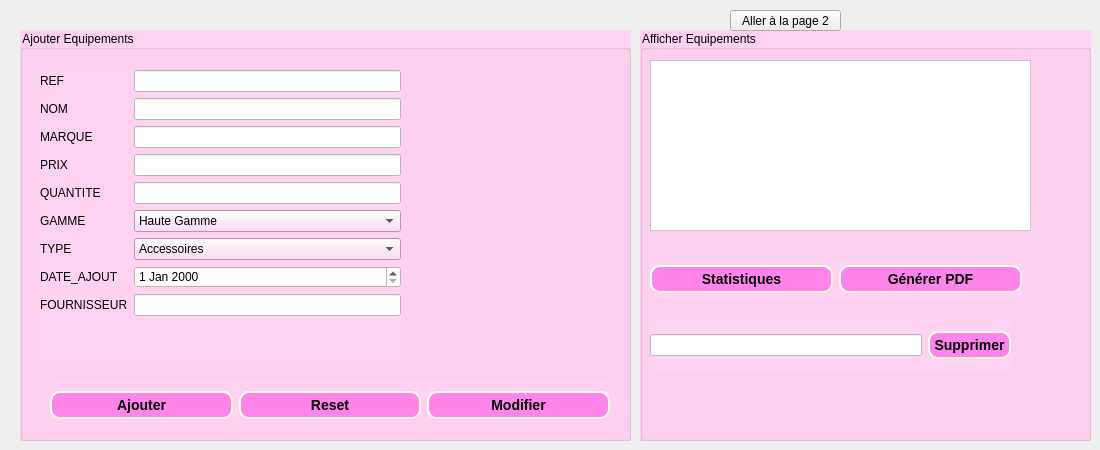
           <widget class="QWidget" name="page">
            <widget class="QGroupBox" name="groupBox_2">
             <property name="geometry">
              <rect>
               <x>20</x>
               <y>30</y>
               <width>611</width>
               <height>411</height>
              </rect>
             </property>
             <property name="styleSheet">
              <string notr="true">background-color: rgb(255, 210, 241);
font: 10pt &quot;MS Shell Dlg 2&quot;;</string>
             </property>
             <property name="title">
              <string>Ajouter Equipements</string>
             </property>
             <widget class="QWidget" name="formLayoutWidget">
              <property name="geometry">
               <rect>
                <x>20</x>
                <y>40</y>
                <width>361</width>
                <height>291</height>
               </rect>
              </property>
              <layout class="QFormLayout" name="formLayout">
               <item row="0" column="0">
                <widget class="QLabel" name="label">
                 <property name="text">
                  <string>REF</string>
                 </property>
                </widget>
               </item>
               <item row="8" column="0">
                <widget class="QLabel" name="label_2">
                 <property name="text">
                  <string>FOURNISSEUR</string>
                 </property>
                </widget>
               </item>
               <item row="1" column="0">
                <widget class="QLabel" name="label_3">
                 <property name="text">
                  <string>NOM</string>
                 </property>
                </widget>
               </item>
               <item row="2" column="0">
                <widget class="QLabel" name="label_4">
                 <property name="text">
                  <string>MARQUE</string>
                 </property>
                </widget>
               </item>
               <item row="3" column="0">
                <widget class="QLabel" name="label_5">
                 <property name="text">
                  <string>PRIX</string>
                 </property>
                </widget>
               </item>
               <item row="4" column="0">
                <widget class="QLabel" name="label_6">
                 <property name="text">
                  <string>QUANTITE</string>
                 </property>
                </widget>
               </item>
               <item row="5" column="0">
                <widget class="QLabel" name="label_7">
                 <property name="text">
                  <string>GAMME</string>
                 </property>
                </widget>
               </item>
               <item row="6" column="0">
                <widget class="QLabel" name="label_8">
                 <property name="text">
                  <string>TYPE</string>
                 </property>
                </widget>
               </item>
               <item row="7" column="0">
                <widget class="QLabel" name="label_9">
                 <property name="text">
                  <string>DATE_AJOUT</string>
                 </property>
                </widget>
               </item>
               <item row="0" column="1">
                <widget class="QLineEdit" name="ld_refE">
                 <property name="styleSheet">
                  <string notr="true">background-color:rgb(255, 255, 255);</string>
                 </property>
                </widget>
               </item>
               <item row="1" column="1">
                <widget class="QLineEdit" name="ld_nomE">
                 <property name="styleSheet">
                  <string notr="true">background-color:rgb(255, 255, 255);</string>
                 </property>
                </widget>
               </item>
               <item row="2" column="1">
                <widget class="QLineEdit" name="ld_marqueE">
                 <property name="styleSheet">
                  <string notr="true">background-color:rgb(255, 255, 255);</string>
                 </property>
                </widget>
               </item>
               <item row="3" column="1">
                <widget class="QLineEdit" name="ld_prixE">
                 <property name="styleSheet">
                  <string notr="true">background-color:rgb(255, 255, 255);</string>
                 </property>
                </widget>
               </item>
               <item row="4" column="1">
                <widget class="QLineEdit" name="ld_quantiteE">
                 <property name="styleSheet">
                  <string notr="true">background-color:rgb(255, 255, 255);</string>
                 </property>
                </widget>
               </item>
               <item row="8" column="1">
                <widget class="QLineEdit" name="ld_fournisseurE">
                 <property name="styleSheet">
                  <string notr="true">background-color:rgb(255, 255, 255);</string>
                 </property>
                </widget>
               </item>
               <item row="5" column="1">
                <widget class="QComboBox" name="cb_gammeE">
                 <property name="palette">
                  <palette>
                   <active>
                    <colorrole role="WindowText">
                     <brush brushstyle="SolidPattern">
                      <color alpha="255">
                       <red>0</red>
                       <green>0</green>
                       <blue>0</blue>
                      </color>
                     </brush>
                    </colorrole>
                    <colorrole role="Button">
                     <brush brushstyle="SolidPattern">
                      <color alpha="255">
                       <red>255</red>
                       <green>210</green>
                       <blue>241</blue>
                      </color>
                     </brush>
                    </colorrole>
                    <colorrole role="Light">
                     <brush brushstyle="SolidPattern">
                      <color alpha="255">
                       <red>255</red>
                       <green>255</green>
                       <blue>255</blue>
                      </color>
                     </brush>
                    </colorrole>
                    <colorrole role="Midlight">
                     <brush brushstyle="SolidPattern">
                      <color alpha="255">
                       <red>255</red>
                       <green>212</green>
                       <blue>255</blue>
                      </color>
                     </brush>
                    </colorrole>
                    <colorrole role="Dark">
                     <brush brushstyle="SolidPattern">
                      <color alpha="255">
                       <red>127</red>
                       <green>85</green>
                       <blue>127</blue>
                      </color>
                     </brush>
                    </colorrole>
                    <colorrole role="Mid">
                     <brush brushstyle="SolidPattern">
                      <color alpha="255">
                       <red>170</red>
                       <green>113</green>
                       <blue>170</blue>
                      </color>
                     </brush>
                    </colorrole>
                    <colorrole role="Text">
                     <brush brushstyle="SolidPattern">
                      <color alpha="255">
                       <red>0</red>
                       <green>0</green>
                       <blue>0</blue>
                      </color>
                     </brush>
                    </colorrole>
                    <colorrole role="BrightText">
                     <brush brushstyle="SolidPattern">
                      <color alpha="255">
                       <red>255</red>
                       <green>255</green>
                       <blue>255</blue>
                      </color>
                     </brush>
                    </colorrole>
                    <colorrole role="ButtonText">
                     <brush brushstyle="SolidPattern">
                      <color alpha="255">
                       <red>0</red>
                       <green>0</green>
                       <blue>0</blue>
                      </color>
                     </brush>
                    </colorrole>
                    <colorrole role="Base">
                     <brush brushstyle="SolidPattern">
                      <color alpha="255">
                       <red>255</red>
                       <green>210</green>
                       <blue>241</blue>
                      </color>
                     </brush>
                    </colorrole>
                    <colorrole role="Window">
                     <brush brushstyle="SolidPattern">
                      <color alpha="255">
                       <red>255</red>
                       <green>210</green>
                       <blue>241</blue>
                      </color>
                     </brush>
                    </colorrole>
                    <colorrole role="Shadow">
                     <brush brushstyle="SolidPattern">
                      <color alpha="255">
                       <red>0</red>
                       <green>0</green>
                       <blue>0</blue>
                      </color>
                     </brush>
                    </colorrole>
                    <colorrole role="AlternateBase">
                     <brush brushstyle="SolidPattern">
                      <color alpha="255">
                       <red>255</red>
                       <green>212</green>
                       <blue>255</blue>
                      </color>
                     </brush>
                    </colorrole>
                    <colorrole role="ToolTipBase">
                     <brush brushstyle="SolidPattern">
                      <color alpha="255">
                       <red>255</red>
                       <green>255</green>
                       <blue>220</blue>
                      </color>
                     </brush>
                    </colorrole>
                    <colorrole role="ToolTipText">
                     <brush brushstyle="SolidPattern">
                      <color alpha="255">
                       <red>0</red>
                       <green>0</green>
                       <blue>0</blue>
                      </color>
                     </brush>
                    </colorrole>
                    <colorrole role="PlaceholderText">
                     <brush brushstyle="SolidPattern">
                      <color alpha="128">
                       <red>0</red>
                       <green>0</green>
                       <blue>0</blue>
                      </color>
                     </brush>
                    </colorrole>
                   </active>
                   <inactive>
                    <colorrole role="WindowText">
                     <brush brushstyle="SolidPattern">
                      <color alpha="255">
                       <red>0</red>
                       <green>0</green>
                       <blue>0</blue>
                      </color>
                     </brush>
                    </colorrole>
                    <colorrole role="Button">
                     <brush brushstyle="SolidPattern">
                      <color alpha="255">
                       <red>255</red>
                       <green>210</green>
                       <blue>241</blue>
                      </color>
                     </brush>
                    </colorrole>
                    <colorrole role="Light">
                     <brush brushstyle="SolidPattern">
                      <color alpha="255">
                       <red>255</red>
                       <green>255</green>
                       <blue>255</blue>
                      </color>
                     </brush>
                    </colorrole>
                    <colorrole role="Midlight">
                     <brush brushstyle="SolidPattern">
                      <color alpha="255">
                       <red>255</red>
                       <green>212</green>
                       <blue>255</blue>
                      </color>
                     </brush>
                    </colorrole>
                    <colorrole role="Dark">
                     <brush brushstyle="SolidPattern">
                      <color alpha="255">
                       <red>127</red>
                       <green>85</green>
                       <blue>127</blue>
                      </color>
                     </brush>
                    </colorrole>
                    <colorrole role="Mid">
                     <brush brushstyle="SolidPattern">
                      <color alpha="255">
                       <red>170</red>
                       <green>113</green>
                       <blue>170</blue>
                      </color>
                     </brush>
                    </colorrole>
                    <colorrole role="Text">
                     <brush brushstyle="SolidPattern">
                      <color alpha="255">
                       <red>0</red>
                       <green>0</green>
                       <blue>0</blue>
                      </color>
                     </brush>
                    </colorrole>
                    <colorrole role="BrightText">
                     <brush brushstyle="SolidPattern">
                      <color alpha="255">
                       <red>255</red>
                       <green>255</green>
                       <blue>255</blue>
                      </color>
                     </brush>
                    </colorrole>
                    <colorrole role="ButtonText">
                     <brush brushstyle="SolidPattern">
                      <color alpha="255">
                       <red>0</red>
                       <green>0</green>
                       <blue>0</blue>
                      </color>
                     </brush>
                    </colorrole>
                    <colorrole role="Base">
                     <brush brushstyle="SolidPattern">
                      <color alpha="255">
                       <red>255</red>
                       <green>210</green>
                       <blue>241</blue>
                      </color>
                     </brush>
                    </colorrole>
                    <colorrole role="Window">
                     <brush brushstyle="SolidPattern">
                      <color alpha="255">
                       <red>255</red>
                       <green>210</green>
                       <blue>241</blue>
                      </color>
                     </brush>
                    </colorrole>
                    <colorrole role="Shadow">
                     <brush brushstyle="SolidPattern">
                      <color alpha="255">
                       <red>0</red>
                       <green>0</green>
                       <blue>0</blue>
                      </color>
                     </brush>
                    </colorrole>
                    <colorrole role="AlternateBase">
                     <brush brushstyle="SolidPattern">
                      <color alpha="255">
                       <red>255</red>
                       <green>212</green>
                       <blue>255</blue>
                      </color>
                     </brush>
                    </colorrole>
                    <colorrole role="ToolTipBase">
                     <brush brushstyle="SolidPattern">
                      <color alpha="255">
                       <red>255</red>
                       <green>255</green>
                       <blue>220</blue>
                      </color>
                     </brush>
                    </colorrole>
                    <colorrole role="ToolTipText">
                     <brush brushstyle="SolidPattern">
                      <color alpha="255">
                       <red>0</red>
                       <green>0</green>
                       <blue>0</blue>
                      </color>
                     </brush>
                    </colorrole>
                    <colorrole role="PlaceholderText">
                     <brush brushstyle="SolidPattern">
                      <color alpha="128">
                       <red>0</red>
                       <green>0</green>
                       <blue>0</blue>
                      </color>
                     </brush>
                    </colorrole>
                   </inactive>
                   <disabled>
                    <colorrole role="WindowText">
                     <brush brushstyle="SolidPattern">
                      <color alpha="255">
                       <red>127</red>
                       <green>85</green>
                       <blue>127</blue>
                      </color>
                     </brush>
                    </colorrole>
                    <colorrole role="Button">
                     <brush brushstyle="SolidPattern">
                      <color alpha="255">
                       <red>255</red>
                       <green>210</green>
                       <blue>241</blue>
                      </color>
                     </brush>
                    </colorrole>
                    <colorrole role="Light">
                     <brush brushstyle="SolidPattern">
                      <color alpha="255">
                       <red>255</red>
                       <green>255</green>
                       <blue>255</blue>
                      </color>
                     </brush>
                    </colorrole>
                    <colorrole role="Midlight">
                     <brush brushstyle="SolidPattern">
                      <color alpha="255">
                       <red>255</red>
                       <green>212</green>
                       <blue>255</blue>
                      </color>
                     </brush>
                    </colorrole>
                    <colorrole role="Dark">
                     <brush brushstyle="SolidPattern">
                      <color alpha="255">
                       <red>127</red>
                       <green>85</green>
                       <blue>127</blue>
                      </color>
                     </brush>
                    </colorrole>
                    <colorrole role="Mid">
                     <brush brushstyle="SolidPattern">
                      <color alpha="255">
                       <red>170</red>
                       <green>113</green>
                       <blue>170</blue>
                      </color>
                     </brush>
                    </colorrole>
                    <colorrole role="Text">
                     <brush brushstyle="SolidPattern">
                      <color alpha="255">
                       <red>127</red>
                       <green>85</green>
                       <blue>127</blue>
                      </color>
                     </brush>
                    </colorrole>
                    <colorrole role="BrightText">
                     <brush brushstyle="SolidPattern">
                      <color alpha="255">
                       <red>255</red>
                       <green>255</green>
                       <blue>255</blue>
                      </color>
                     </brush>
                    </colorrole>
                    <colorrole role="ButtonText">
                     <brush brushstyle="SolidPattern">
                      <color alpha="255">
                       <red>127</red>
                       <green>85</green>
                       <blue>127</blue>
                      </color>
                     </brush>
                    </colorrole>
                    <colorrole role="Base">
                     <brush brushstyle="SolidPattern">
                      <color alpha="255">
                       <red>255</red>
                       <green>210</green>
                       <blue>241</blue>
                      </color>
                     </brush>
                    </colorrole>
                    <colorrole role="Window">
                     <brush brushstyle="SolidPattern">
                      <color alpha="255">
                       <red>255</red>
                       <green>210</green>
                       <blue>241</blue>
                      </color>
                     </brush>
                    </colorrole>
                    <colorrole role="Shadow">
                     <brush brushstyle="SolidPattern">
                      <color alpha="255">
                       <red>0</red>
                       <green>0</green>
                       <blue>0</blue>
                      </color>
                     </brush>
                    </colorrole>
                    <colorrole role="AlternateBase">
                     <brush brushstyle="SolidPattern">
                      <color alpha="255">
                       <red>255</red>
                       <green>170</green>
                       <blue>255</blue>
                      </color>
                     </brush>
                    </colorrole>
                    <colorrole role="ToolTipBase">
                     <brush brushstyle="SolidPattern">
                      <color alpha="255">
                       <red>255</red>
                       <green>255</green>
                       <blue>220</blue>
                      </color>
                     </brush>
                    </colorrole>
                    <colorrole role="ToolTipText">
                     <brush brushstyle="SolidPattern">
                      <color alpha="255">
                       <red>0</red>
                       <green>0</green>
                       <blue>0</blue>
                      </color>
                     </brush>
                    </colorrole>
                    <colorrole role="PlaceholderText">
                     <brush brushstyle="SolidPattern">
                      <color alpha="128">
                       <red>0</red>
                       <green>0</green>
                       <blue>0</blue>
                      </color>
                     </brush>
                    </colorrole>
                   </disabled>
                  </palette>
                 </property>
                 <property name="styleSheet">
                  <string notr="true">down-arrow:rgb(255, 201, 179)</string>
                 </property>
                 <item>
                  <property name="text">
                   <string>Haute Gamme</string>
                  </property>
                 </item>
                 <item>
                  <property name="text">
                   <string>Moyenne Gamme</string>
                  </property>
                 </item>
                </widget>
               </item>
               <item row="6" column="1">
                <widget class="QComboBox" name="cb_typeE">
                 <item>
                  <property name="text">
                   <string>Accessoires </string>
                  </property>
                 </item>
                 <item>
                  <property name="text">
                   <string>Conteneurs nourriture</string>
                  </property>
                 </item>
                 <item>
                  <property name="text">
                   <string>Essentiels</string>
                  </property>
                 </item>
                 <item>
                  <property name="text">
                   <string>Jouets</string>
                  </property>
                 </item>
                 <item>
                  <property name="text">
                   <string>Transports</string>
                  </property>
                 </item>
                 <item>
                  <property name="text">
                   <string>Vestimentaires</string>
                  </property>
                 </item>
                </widget>
               </item>
               <item row="7" column="1">
                <widget class="QDateEdit" name="dt_AjoutE">
                 <property name="styleSheet">
                  <string notr="true">background-color:rgb(255, 255, 255);</string>
                 </property>
                </widget>
               </item>
              </layout>
             </widget>
             <widget class="QWidget" name="horizontalLayoutWidget_2">
              <property name="geometry">
               <rect>
                <x>30</x>
                <y>350</y>
                <width>560</width>
                <height>51</height>
               </rect>
              </property>
              <layout class="QHBoxLayout" name="horizontalLayout_2">
               <item>
                <widget class="QPushButton" name="pb_ajouter_eq">
                 <property name="styleSheet">
                  <string notr="true">background-color:rgb(255, 133, 235);
     border-style: outset;
     border-width: 2px;
     border-radius: 10px;
     border-color: beige;
     font: bold 14px;
     min-width: 10em;
     padding: 4px;</string>
                 </property>
                 <property name="text">
                  <string>Ajouter</string>
                 </property>
                </widget>
               </item>
               <item>
                <widget class="QPushButton" name="pushButton_3">
                 <property name="styleSheet">
                  <string notr="true">background-color:rgb(255, 133, 235);
     border-style: outset;
     border-width: 2px;
     border-radius: 10px;
     border-color: beige;
     font: bold 14px;
     min-width: 10em;
     padding: 4px;</string>
                 </property>
                 <property name="text">
                  <string>Reset</string>
                 </property>
                </widget>
               </item>
               <item>
                <widget class="QPushButton" name="pushButton">
                 <property name="styleSheet">
                  <string notr="true">background-color:rgb(255, 133, 235);
     border-style: outset;
     border-width: 2px;
     border-radius: 10px;
     border-color: beige;
     font: bold 14px;
     min-width: 10em;
     padding: 4px;</string>
                 </property>
                 <property name="text">
                  <string>Modifier</string>
                 </property>
                </widget>
               </item>
              </layout>
             </widget>
            </widget>
            <widget class="QGroupBox" name="groupBox_5">
             <property name="geometry">
              <rect>
               <x>640</x>
               <y>30</y>
               <width>451</width>
               <height>411</height>
              </rect>
             </property>
             <property name="styleSheet">
              <string notr="true">background-color: rgb(255, 210, 241);
font: 10pt &quot;MS Shell Dlg 2&quot;;</string>
             </property>
             <property name="title">
              <string>Afficher Equipements</string>
             </property>
             <widget class="QWidget" name="verticalLayoutWidget">
              <property name="geometry">
               <rect>
                <x>10</x>
                <y>30</y>
                <width>381</width>
                <height>171</height>
               </rect>
              </property>
              <layout class="QVBoxLayout" name="verticalLayout">
               <item>
                <widget class="QTableView" name="tv_equipement">
                 <property name="styleSheet">
                  <string notr="true">background-color:rgb(255, 255, 255);</string>
                 </property>
                </widget>
               </item>
              </layout>
             </widget>
             <widget class="QWidget" name="horizontalLayoutWidget_3">
              <property name="geometry">
               <rect>
                <x>10</x>
                <y>229</y>
                <width>372</width>
                <height>41</height>
               </rect>
              </property>
              <layout class="QHBoxLayout" name="horizontalLayout_3">
               <item>
                <widget class="QPushButton" name="pushButton_5">
                 <property name="styleSheet">
                  <string notr="true">background-color:rgb(255, 133, 235);
     border-style: outset;
     border-width: 2px;
     border-radius: 10px;
     border-color: beige;
     font: bold 14px;
     min-width: 10em;
     padding: 4px;</string>
                 </property>
                 <property name="text">
                  <string>Statistiques</string>
                 </property>
                </widget>
               </item>
               <item>
                <widget class="QPushButton" name="pushButton_4">
                 <property name="styleSheet">
                  <string notr="true">background-color:rgb(255, 133, 235);
     border-style: outset;
     border-width: 2px;
     border-radius: 10px;
     border-color: beige;
     font: bold 14px;
     min-width: 10em;
     padding: 4px;</string>
                 </property>
                 <property name="text">
                  <string>Générer PDF</string>
                 </property>
                </widget>
               </item>
              </layout>
             </widget>
             <widget class="QWidget" name="horizontalLayoutWidget_7">
              <property name="geometry">
               <rect>
                <x>10</x>
                <y>290</y>
                <width>361</width>
                <height>51</height>
               </rect>
              </property>
              <layout class="QHBoxLayout" name="horizontalLayout_7">
               <item>
                <widget class="QLineEdit" name="ld_suppE">
                 <property name="styleSheet">
                  <string notr="true">background-color:rgb(255, 255, 255);</string>
                 </property>
                </widget>
               </item>
               <item>
                <widget class="QPushButton" name="pb_supp_eq">
                 <property name="styleSheet">
                  <string notr="true">background-color:rgb(255, 133, 235);
     border-style: outset;
     border-width: 2px;
     border-radius: 10px;
     border-color: beige;
     font: bold 14px;
     min-width: 10em;
     padding: 4px;</string>
                 </property>
                 <property name="text">
                  <string>Supprimer</string>
                 </property>
                </widget>
               </item>
              </layout>
             </widget>
            </widget>
            <widget class="QPushButton" name="pushButton_6">
             <property name="geometry">
              <rect>
               <x>730</x>
               <y>10</y>
               <width>111</width>
               <height>21</height>
              </rect>
             </property>
             <property name="text">
              <string>Aller à la page 2</string>
             </property>
            </widget>
           </widget>
